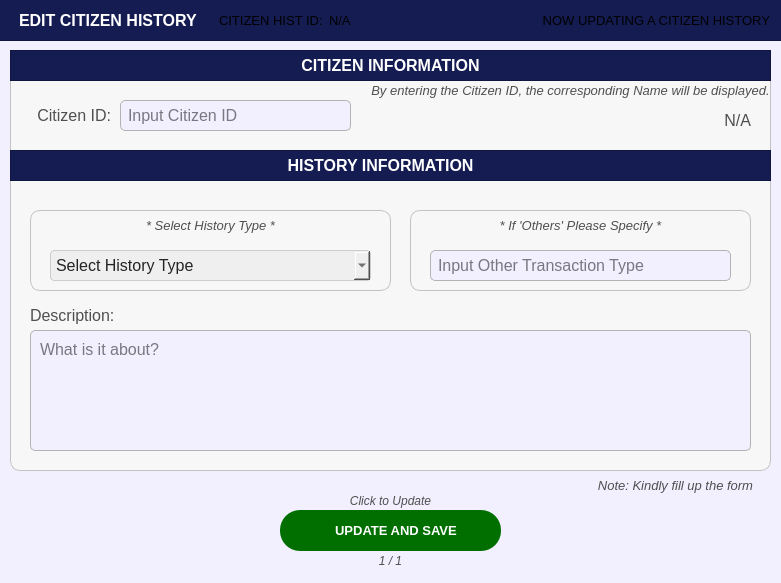
<?xml version="1.0" encoding="UTF-8"?>
<ui version="4.0">
 <class>PopUp_citizenprofileFilterOptions</class>
 <widget class="QDialog" name="PopUp_citizenprofileFilterOptions">
  <property name="geometry">
   <rect>
    <x>0</x>
    <y>0</y>
    <width>781</width>
    <height>583</height>
   </rect>
  </property>
  <property name="sizePolicy">
   <sizepolicy hsizetype="Fixed" vsizetype="Fixed">
    <horstretch>0</horstretch>
    <verstretch>0</verstretch>
   </sizepolicy>
  </property>
  <property name="palette">
   <palette>
    <active>
     <colorrole role="WindowText">
      <brush brushstyle="SolidPattern">
       <color alpha="255">
        <red>255</red>
        <green>255</green>
        <blue>255</blue>
       </color>
      </brush>
     </colorrole>
     <colorrole role="Button">
      <brush brushstyle="SolidPattern">
       <color alpha="255">
        <red>242</red>
        <green>239</green>
        <blue>255</blue>
       </color>
      </brush>
     </colorrole>
     <colorrole role="Light">
      <brush brushstyle="SolidPattern">
       <color alpha="255">
        <red>88</red>
        <green>86</green>
        <blue>150</blue>
       </color>
      </brush>
     </colorrole>
     <colorrole role="Midlight">
      <brush brushstyle="SolidPattern">
       <color alpha="255">
        <red>73</red>
        <green>71</green>
        <blue>125</blue>
       </color>
      </brush>
     </colorrole>
     <colorrole role="Dark">
      <brush brushstyle="SolidPattern">
       <color alpha="255">
        <red>29</red>
        <green>29</green>
        <blue>50</blue>
       </color>
      </brush>
     </colorrole>
     <colorrole role="Mid">
      <brush brushstyle="SolidPattern">
       <color alpha="255">
        <red>39</red>
        <green>38</green>
        <blue>67</blue>
       </color>
      </brush>
     </colorrole>
     <colorrole role="Text">
      <brush brushstyle="SolidPattern">
       <color alpha="255">
        <red>255</red>
        <green>255</green>
        <blue>255</blue>
       </color>
      </brush>
     </colorrole>
     <colorrole role="BrightText">
      <brush brushstyle="SolidPattern">
       <color alpha="255">
        <red>255</red>
        <green>255</green>
        <blue>255</blue>
       </color>
      </brush>
     </colorrole>
     <colorrole role="ButtonText">
      <brush brushstyle="SolidPattern">
       <color alpha="255">
        <red>255</red>
        <green>255</green>
        <blue>255</blue>
       </color>
      </brush>
     </colorrole>
     <colorrole role="Base">
      <brush brushstyle="SolidPattern">
       <color alpha="255">
        <red>242</red>
        <green>239</green>
        <blue>255</blue>
       </color>
      </brush>
     </colorrole>
     <colorrole role="Window">
      <brush brushstyle="SolidPattern">
       <color alpha="255">
        <red>242</red>
        <green>239</green>
        <blue>255</blue>
       </color>
      </brush>
     </colorrole>
     <colorrole role="Shadow">
      <brush brushstyle="SolidPattern">
       <color alpha="255">
        <red>16</red>
        <green>36</green>
        <blue>7</blue>
       </color>
      </brush>
     </colorrole>
     <colorrole role="AlternateBase">
      <brush brushstyle="SolidPattern">
       <color alpha="255">
        <red>29</red>
        <green>28</green>
        <blue>50</blue>
       </color>
      </brush>
     </colorrole>
     <colorrole role="ToolTipBase">
      <brush brushstyle="SolidPattern">
       <color alpha="255">
        <red>255</red>
        <green>255</green>
        <blue>220</blue>
       </color>
      </brush>
     </colorrole>
     <colorrole role="ToolTipText">
      <brush brushstyle="SolidPattern">
       <color alpha="255">
        <red>52</red>
        <green>138</green>
        <blue>46</blue>
       </color>
      </brush>
     </colorrole>
     <colorrole role="PlaceholderText">
      <brush brushstyle="SolidPattern">
       <color alpha="127">
        <red>255</red>
        <green>255</green>
        <blue>255</blue>
       </color>
      </brush>
     </colorrole>
     <colorrole role="Accent">
      <brush brushstyle="SolidPattern">
       <color alpha="255">
        <red>0</red>
        <green>255</green>
        <blue>0</blue>
       </color>
      </brush>
     </colorrole>
    </active>
    <inactive>
     <colorrole role="WindowText">
      <brush brushstyle="SolidPattern">
       <color alpha="255">
        <red>255</red>
        <green>255</green>
        <blue>255</blue>
       </color>
      </brush>
     </colorrole>
     <colorrole role="Button">
      <brush brushstyle="SolidPattern">
       <color alpha="255">
        <red>242</red>
        <green>239</green>
        <blue>255</blue>
       </color>
      </brush>
     </colorrole>
     <colorrole role="Light">
      <brush brushstyle="SolidPattern">
       <color alpha="255">
        <red>88</red>
        <green>86</green>
        <blue>150</blue>
       </color>
      </brush>
     </colorrole>
     <colorrole role="Midlight">
      <brush brushstyle="SolidPattern">
       <color alpha="255">
        <red>73</red>
        <green>71</green>
        <blue>125</blue>
       </color>
      </brush>
     </colorrole>
     <colorrole role="Dark">
      <brush brushstyle="SolidPattern">
       <color alpha="255">
        <red>29</red>
        <green>29</green>
        <blue>50</blue>
       </color>
      </brush>
     </colorrole>
     <colorrole role="Mid">
      <brush brushstyle="SolidPattern">
       <color alpha="255">
        <red>39</red>
        <green>38</green>
        <blue>67</blue>
       </color>
      </brush>
     </colorrole>
     <colorrole role="Text">
      <brush brushstyle="SolidPattern">
       <color alpha="255">
        <red>255</red>
        <green>255</green>
        <blue>255</blue>
       </color>
      </brush>
     </colorrole>
     <colorrole role="BrightText">
      <brush brushstyle="SolidPattern">
       <color alpha="255">
        <red>255</red>
        <green>255</green>
        <blue>255</blue>
       </color>
      </brush>
     </colorrole>
     <colorrole role="ButtonText">
      <brush brushstyle="SolidPattern">
       <color alpha="255">
        <red>255</red>
        <green>255</green>
        <blue>255</blue>
       </color>
      </brush>
     </colorrole>
     <colorrole role="Base">
      <brush brushstyle="SolidPattern">
       <color alpha="255">
        <red>242</red>
        <green>239</green>
        <blue>255</blue>
       </color>
      </brush>
     </colorrole>
     <colorrole role="Window">
      <brush brushstyle="SolidPattern">
       <color alpha="255">
        <red>242</red>
        <green>239</green>
        <blue>255</blue>
       </color>
      </brush>
     </colorrole>
     <colorrole role="Shadow">
      <brush brushstyle="SolidPattern">
       <color alpha="255">
        <red>16</red>
        <green>36</green>
        <blue>7</blue>
       </color>
      </brush>
     </colorrole>
     <colorrole role="AlternateBase">
      <brush brushstyle="SolidPattern">
       <color alpha="255">
        <red>29</red>
        <green>28</green>
        <blue>50</blue>
       </color>
      </brush>
     </colorrole>
     <colorrole role="ToolTipBase">
      <brush brushstyle="SolidPattern">
       <color alpha="255">
        <red>255</red>
        <green>255</green>
        <blue>220</blue>
       </color>
      </brush>
     </colorrole>
     <colorrole role="ToolTipText">
      <brush brushstyle="SolidPattern">
       <color alpha="255">
        <red>52</red>
        <green>138</green>
        <blue>46</blue>
       </color>
      </brush>
     </colorrole>
     <colorrole role="PlaceholderText">
      <brush brushstyle="SolidPattern">
       <color alpha="127">
        <red>255</red>
        <green>255</green>
        <blue>255</blue>
       </color>
      </brush>
     </colorrole>
     <colorrole role="Accent">
      <brush brushstyle="SolidPattern">
       <color alpha="255">
        <red>0</red>
        <green>255</green>
        <blue>0</blue>
       </color>
      </brush>
     </colorrole>
    </inactive>
    <disabled>
     <colorrole role="WindowText">
      <brush brushstyle="SolidPattern">
       <color alpha="255">
        <red>29</red>
        <green>29</green>
        <blue>50</blue>
       </color>
      </brush>
     </colorrole>
     <colorrole role="Button">
      <brush brushstyle="SolidPattern">
       <color alpha="255">
        <red>242</red>
        <green>239</green>
        <blue>255</blue>
       </color>
      </brush>
     </colorrole>
     <colorrole role="Light">
      <brush brushstyle="SolidPattern">
       <color alpha="255">
        <red>88</red>
        <green>86</green>
        <blue>150</blue>
       </color>
      </brush>
     </colorrole>
     <colorrole role="Midlight">
      <brush brushstyle="SolidPattern">
       <color alpha="255">
        <red>73</red>
        <green>71</green>
        <blue>125</blue>
       </color>
      </brush>
     </colorrole>
     <colorrole role="Dark">
      <brush brushstyle="SolidPattern">
       <color alpha="255">
        <red>29</red>
        <green>29</green>
        <blue>50</blue>
       </color>
      </brush>
     </colorrole>
     <colorrole role="Mid">
      <brush brushstyle="SolidPattern">
       <color alpha="255">
        <red>39</red>
        <green>38</green>
        <blue>67</blue>
       </color>
      </brush>
     </colorrole>
     <colorrole role="Text">
      <brush brushstyle="SolidPattern">
       <color alpha="255">
        <red>29</red>
        <green>29</green>
        <blue>50</blue>
       </color>
      </brush>
     </colorrole>
     <colorrole role="BrightText">
      <brush brushstyle="SolidPattern">
       <color alpha="255">
        <red>255</red>
        <green>255</green>
        <blue>255</blue>
       </color>
      </brush>
     </colorrole>
     <colorrole role="ButtonText">
      <brush brushstyle="SolidPattern">
       <color alpha="255">
        <red>29</red>
        <green>29</green>
        <blue>50</blue>
       </color>
      </brush>
     </colorrole>
     <colorrole role="Base">
      <brush brushstyle="SolidPattern">
       <color alpha="255">
        <red>242</red>
        <green>239</green>
        <blue>255</blue>
       </color>
      </brush>
     </colorrole>
     <colorrole role="Window">
      <brush brushstyle="SolidPattern">
       <color alpha="255">
        <red>242</red>
        <green>239</green>
        <blue>255</blue>
       </color>
      </brush>
     </colorrole>
     <colorrole role="Shadow">
      <brush brushstyle="SolidPattern">
       <color alpha="255">
        <red>16</red>
        <green>36</green>
        <blue>7</blue>
       </color>
      </brush>
     </colorrole>
     <colorrole role="AlternateBase">
      <brush brushstyle="SolidPattern">
       <color alpha="255">
        <red>59</red>
        <green>57</green>
        <blue>100</blue>
       </color>
      </brush>
     </colorrole>
     <colorrole role="ToolTipBase">
      <brush brushstyle="SolidPattern">
       <color alpha="255">
        <red>255</red>
        <green>255</green>
        <blue>220</blue>
       </color>
      </brush>
     </colorrole>
     <colorrole role="ToolTipText">
      <brush brushstyle="SolidPattern">
       <color alpha="255">
        <red>52</red>
        <green>138</green>
        <blue>46</blue>
       </color>
      </brush>
     </colorrole>
     <colorrole role="PlaceholderText">
      <brush brushstyle="SolidPattern">
       <color alpha="127">
        <red>29</red>
        <green>29</green>
        <blue>50</blue>
       </color>
      </brush>
     </colorrole>
     <colorrole role="Accent">
      <brush brushstyle="SolidPattern">
       <color alpha="255">
        <red>0</red>
        <green>255</green>
        <blue>0</blue>
       </color>
      </brush>
     </colorrole>
    </disabled>
   </palette>
  </property>
  <property name="cursor">
   <cursorShape>PointingHandCursor</cursorShape>
  </property>
  <property name="windowTitle">
   <string>Dialog</string>
  </property>
  <property name="styleSheet">
   <string notr="true">#PopUp_citizenprofileFilterOptions{
	background-color: #f2efff;
}</string>
  </property>
  <widget class="QFrame" name="basePopUpBodyFrame">
   <property name="geometry">
    <rect>
     <x>10</x>
     <y>50</y>
     <width>761</width>
     <height>421</height>
    </rect>
   </property>
   <property name="styleSheet">
    <string notr="true">#basePopUpBodyFrame {
	background-color: rgb(247, 247, 247);
	border: 1px solid rgb(194, 194, 194);
	border-radius: 10px;
}</string>
   </property>
   <property name="frameShape">
    <enum>QFrame::Shape::StyledPanel</enum>
   </property>
   <property name="frameShadow">
    <enum>QFrame::Shadow::Raised</enum>
   </property>
   <widget class="QFrame" name="basePopUpTitleFrame_3">
    <property name="geometry">
     <rect>
      <x>0</x>
      <y>100</y>
      <width>761</width>
      <height>31</height>
     </rect>
    </property>
    <property name="styleSheet">
     <string notr="true">#basePopUpTitleFrame_3 {
	background-color: #141c52;
}</string>
    </property>
    <property name="frameShape">
     <enum>QFrame::Shape::StyledPanel</enum>
    </property>
    <property name="frameShadow">
     <enum>QFrame::Shadow::Raised</enum>
    </property>
    <widget class="QLabel" name="label_title_3">
     <property name="geometry">
      <rect>
       <x>0</x>
       <y>0</y>
       <width>741</width>
       <height>31</height>
      </rect>
     </property>
     <property name="font">
      <font>
       <family>Arial</family>
       <pointsize>12</pointsize>
       <bold>true</bold>
      </font>
     </property>
     <property name="styleSheet">
      <string notr="true">#label_title_3{
	background-color:transparent;
	color: rgb(255, 255, 255);
}</string>
     </property>
     <property name="text">
      <string>HISTORY INFORMATION</string>
     </property>
     <property name="alignment">
      <set>Qt::AlignmentFlag::AlignCenter</set>
     </property>
    </widget>
   </widget>
   <widget class="QLineEdit" name="record_citizenIDANDsearch">
    <property name="geometry">
     <rect>
      <x>110</x>
      <y>50</y>
      <width>231</width>
      <height>31</height>
     </rect>
    </property>
    <property name="font">
     <font>
      <family>Arial</family>
      <pointsize>12</pointsize>
     </font>
    </property>
    <property name="styleSheet">
     <string notr="true">#record_citizenIDANDsearch{
	border: 1px solid #b3b3b3;  /* Black border */
    border-radius: 5px;        /* Rounded corners */
    padding: 5px;               /* Inner spacing */
    background-color: #f2efff;  /* Gray background */
    color: #000000; 
}

</string>
    </property>
    <property name="text">
     <string/>
    </property>
    <property name="maxLength">
     <number>50</number>
    </property>
    <property name="placeholderText">
     <string>Input Citizen ID</string>
    </property>
   </widget>
   <widget class="QLabel" name="record_labelcitizenhistory_description">
    <property name="geometry">
     <rect>
      <x>20</x>
      <y>250</y>
      <width>121</width>
      <height>31</height>
     </rect>
    </property>
    <property name="font">
     <font>
      <family>Arial</family>
      <pointsize>12</pointsize>
     </font>
    </property>
    <property name="styleSheet">
     <string notr="true">#record_labelcitizenhistory_description{
	background-color:transparent;
	color:#4f4f4f;
}</string>
    </property>
    <property name="text">
     <string>Description:</string>
    </property>
    <property name="alignment">
     <set>Qt::AlignmentFlag::AlignLeading|Qt::AlignmentFlag::AlignLeft|Qt::AlignmentFlag::AlignVCenter</set>
    </property>
   </widget>
   <widget class="QLabel" name="register_labelBusinessOwnerName">
    <property name="geometry">
     <rect>
      <x>10</x>
      <y>50</y>
      <width>91</width>
      <height>31</height>
     </rect>
    </property>
    <property name="font">
     <font>
      <family>Arial</family>
      <pointsize>12</pointsize>
     </font>
    </property>
    <property name="styleSheet">
     <string notr="true">#register_labelBusinessOwnerName{
	background-color:transparent;
	color:#4f4f4f;
}</string>
    </property>
    <property name="text">
     <string>Citizen ID:</string>
    </property>
    <property name="alignment">
     <set>Qt::AlignmentFlag::AlignRight|Qt::AlignmentFlag::AlignTrailing|Qt::AlignmentFlag::AlignVCenter</set>
    </property>
   </widget>
   <widget class="QLabel" name="display_citizenFullName">
    <property name="geometry">
     <rect>
      <x>380</x>
      <y>50</y>
      <width>361</width>
      <height>41</height>
     </rect>
    </property>
    <property name="font">
     <font>
      <family>Arial</family>
      <pointsize>12</pointsize>
     </font>
    </property>
    <property name="styleSheet">
     <string notr="true">#display_citizenFullName{
	background-color:transparent;
	color:#4f4f4f;
}</string>
    </property>
    <property name="text">
     <string>N/A</string>
    </property>
    <property name="alignment">
     <set>Qt::AlignmentFlag::AlignRight|Qt::AlignmentFlag::AlignTrailing|Qt::AlignmentFlag::AlignVCenter</set>
    </property>
   </widget>
   <widget class="QFrame" name="basePopUpTitleFrame_4">
    <property name="geometry">
     <rect>
      <x>0</x>
      <y>0</y>
      <width>761</width>
      <height>31</height>
     </rect>
    </property>
    <property name="styleSheet">
     <string notr="true">#basePopUpTitleFrame_4 {
	background-color: #141c52;
}</string>
    </property>
    <property name="frameShape">
     <enum>QFrame::Shape::StyledPanel</enum>
    </property>
    <property name="frameShadow">
     <enum>QFrame::Shadow::Raised</enum>
    </property>
    <widget class="QLabel" name="label_title_4">
     <property name="geometry">
      <rect>
       <x>0</x>
       <y>0</y>
       <width>761</width>
       <height>31</height>
      </rect>
     </property>
     <property name="font">
      <font>
       <family>Arial</family>
       <pointsize>12</pointsize>
       <bold>true</bold>
      </font>
     </property>
     <property name="styleSheet">
      <string notr="true">#label_title_4{
	background-color:transparent;
	color: rgb(255, 255, 255);
}</string>
     </property>
     <property name="text">
      <string>CITIZEN INFORMATION</string>
     </property>
     <property name="alignment">
      <set>Qt::AlignmentFlag::AlignCenter</set>
     </property>
    </widget>
   </widget>
   <widget class="QPlainTextEdit" name="record_citizenhistory_description">
    <property name="geometry">
     <rect>
      <x>20</x>
      <y>280</y>
      <width>721</width>
      <height>121</height>
     </rect>
    </property>
    <property name="font">
     <font>
      <family>Arial</family>
      <pointsize>12</pointsize>
     </font>
    </property>
    <property name="styleSheet">
     <string notr="true">#record_citizenhistory_description{
	border: 1px solid #b3b3b3;  /* Black border */
    border-radius: 5px;        /* Rounded corners */
    padding: 5px;               /* Inner spacing */
    background-color: #f2efff;  /* Gray background */
    color: #000000; 
}

</string>
    </property>
    <property name="placeholderText">
     <string>What is it about?</string>
    </property>
   </widget>
   <widget class="QFrame" name="basePopUpBodyFrame_5">
    <property name="geometry">
     <rect>
      <x>400</x>
      <y>160</y>
      <width>341</width>
      <height>81</height>
     </rect>
    </property>
    <property name="styleSheet">
     <string notr="true">#basePopUpBodyFrame_5 {
	background-color: rgb(247, 247, 247);
	border: 1px solid rgb(194, 194, 194);
	border-radius: 10px;
}</string>
    </property>
    <property name="frameShape">
     <enum>QFrame::Shape::StyledPanel</enum>
    </property>
    <property name="frameShadow">
     <enum>QFrame::Shadow::Raised</enum>
    </property>
    <widget class="QLabel" name="labelNote_4">
     <property name="geometry">
      <rect>
       <x>0</x>
       <y>0</y>
       <width>341</width>
       <height>31</height>
      </rect>
     </property>
     <property name="font">
      <font>
       <family>Arial</family>
       <pointsize>10</pointsize>
       <italic>true</italic>
       <bold>false</bold>
      </font>
     </property>
     <property name="styleSheet">
      <string notr="true">#labelNote_4 {
	background-color: transparent;
	color: #4f4f4f;
}
</string>
     </property>
     <property name="text">
      <string>* If 'Others' Please Specify *</string>
     </property>
     <property name="alignment">
      <set>Qt::AlignmentFlag::AlignCenter</set>
     </property>
    </widget>
    <widget class="QLineEdit" name="record_others_citizenhistory_type">
     <property name="geometry">
      <rect>
       <x>20</x>
       <y>40</y>
       <width>301</width>
       <height>31</height>
      </rect>
     </property>
     <property name="font">
      <font>
       <family>Arial</family>
       <pointsize>12</pointsize>
      </font>
     </property>
     <property name="styleSheet">
      <string notr="true">#record_others_citizenhistory_type{
	border: 1px solid #b3b3b3;  /* Black border */
    border-radius: 5px;        /* Rounded corners */
    padding: 5px;               /* Inner spacing */
    background-color: #f2efff;  /* Gray background */
    color: #000000; 
}

</string>
     </property>
     <property name="text">
      <string/>
     </property>
     <property name="maxLength">
      <number>30</number>
     </property>
     <property name="placeholderText">
      <string>Input Other Transaction Type</string>
     </property>
    </widget>
   </widget>
   <widget class="QFrame" name="basePopUpBodyFrame_6">
    <property name="geometry">
     <rect>
      <x>20</x>
      <y>160</y>
      <width>361</width>
      <height>81</height>
     </rect>
    </property>
    <property name="styleSheet">
     <string notr="true">#basePopUpBodyFrame_6 {
	background-color: rgb(247, 247, 247);
	border: 1px solid rgb(194, 194, 194);
	border-radius: 10px;
}</string>
    </property>
    <property name="frameShape">
     <enum>QFrame::Shape::StyledPanel</enum>
    </property>
    <property name="frameShadow">
     <enum>QFrame::Shadow::Raised</enum>
    </property>
    <widget class="QLabel" name="labelNote_5">
     <property name="geometry">
      <rect>
       <x>0</x>
       <y>0</y>
       <width>361</width>
       <height>31</height>
      </rect>
     </property>
     <property name="font">
      <font>
       <family>Arial</family>
       <pointsize>10</pointsize>
       <italic>true</italic>
       <bold>false</bold>
      </font>
     </property>
     <property name="styleSheet">
      <string notr="true">#labelNote_5 {
	background-color: transparent;
	color: #4f4f4f;
}
</string>
     </property>
     <property name="text">
      <string>* Select History Type *</string>
     </property>
     <property name="alignment">
      <set>Qt::AlignmentFlag::AlignCenter</set>
     </property>
    </widget>
    <widget class="QComboBox" name="record_comboBox_citizenhistory_type">
     <property name="geometry">
      <rect>
       <x>20</x>
       <y>40</y>
       <width>321</width>
       <height>31</height>
      </rect>
     </property>
     <property name="font">
      <font>
       <family>Arial</family>
       <pointsize>12</pointsize>
      </font>
     </property>
     <property name="styleSheet">
      <string notr="true">#record_comboBox_citizenhistory_type{
	background-color: rgb(239, 239, 239); /* Correct property name */
    color: #242424; /* Set text color to black for better contrast */
    border: 1px solid #ccc; /* Optional: Add a light border */
    padding: 5px; /* Optional: Add some padding */
    border-radius: 4px; /* Optional: Rounded corners */
}</string>
     </property>
     <property name="placeholderText">
      <string>Select History Type</string>
     </property>
     <property name="duplicatesEnabled">
      <bool>false</bool>
     </property>
     <item>
      <property name="text">
       <string>Complaint</string>
      </property>
     </item>
     <item>
      <property name="text">
       <string>Warrant</string>
      </property>
     </item>
     <item>
      <property name="text">
       <string>Blotter</string>
      </property>
     </item>
     <item>
      <property name="text">
       <string>Others</string>
      </property>
     </item>
    </widget>
   </widget>
   <widget class="QLabel" name="labelNote_2">
    <property name="geometry">
     <rect>
      <x>360</x>
      <y>30</y>
      <width>401</width>
      <height>21</height>
     </rect>
    </property>
    <property name="font">
     <font>
      <family>Arial</family>
      <pointsize>10</pointsize>
      <italic>true</italic>
      <bold>false</bold>
     </font>
    </property>
    <property name="styleSheet">
     <string notr="true">#labelNote_2 {
	background-color: transparent;
	color: #4f4f4f;
}
</string>
    </property>
    <property name="text">
     <string>By entering the Citizen ID, the corresponding Name will be displayed.</string>
    </property>
    <property name="alignment">
     <set>Qt::AlignmentFlag::AlignCenter</set>
    </property>
   </widget>
  </widget>
  <widget class="QFrame" name="basePopUpTitleFrame">
   <property name="geometry">
    <rect>
     <x>-1</x>
     <y>-10</y>
     <width>791</width>
     <height>51</height>
    </rect>
   </property>
   <property name="styleSheet">
    <string notr="true">#basePopUpTitleFrame {
	background-color: #141c52;
}</string>
   </property>
   <property name="frameShape">
    <enum>QFrame::Shape::StyledPanel</enum>
   </property>
   <property name="frameShadow">
    <enum>QFrame::Shadow::Raised</enum>
   </property>
   <widget class="QLabel" name="label_titleFilterOptions">
    <property name="geometry">
     <rect>
      <x>20</x>
      <y>10</y>
      <width>191</width>
      <height>41</height>
     </rect>
    </property>
    <property name="font">
     <font>
      <family>Arial</family>
      <pointsize>12</pointsize>
      <bold>true</bold>
     </font>
    </property>
    <property name="styleSheet">
     <string notr="true">#label_titleFilterOptions {
	background-color: transparent;
	color: #FFFFFF;
}
</string>
    </property>
    <property name="text">
     <string>EDIT CITIZEN HISTORY</string>
    </property>
    <property name="alignment">
     <set>Qt::AlignmentFlag::AlignLeading|Qt::AlignmentFlag::AlignLeft|Qt::AlignmentFlag::AlignVCenter</set>
    </property>
   </widget>
   <widget class="QLabel" name="filteroptions_label">
    <property name="geometry">
     <rect>
      <x>420</x>
      <y>10</y>
      <width>351</width>
      <height>41</height>
     </rect>
    </property>
    <property name="font">
     <font>
      <family>Arial</family>
      <pointsize>10</pointsize>
      <bold>false</bold>
     </font>
    </property>
    <property name="styleSheet">
     <string notr="true">#filteroptions_label {
	background-color: transparent;
	color: #white;
}
</string>
    </property>
    <property name="text">
     <string>NOW UPDATING A CITIZEN HISTORY</string>
    </property>
    <property name="alignment">
     <set>Qt::AlignmentFlag::AlignRight|Qt::AlignmentFlag::AlignTrailing|Qt::AlignmentFlag::AlignVCenter</set>
    </property>
   </widget>
   <widget class="QLabel" name="label_what_ID">
    <property name="geometry">
     <rect>
      <x>220</x>
      <y>10</y>
      <width>111</width>
      <height>41</height>
     </rect>
    </property>
    <property name="font">
     <font>
      <family>Arial</family>
      <pointsize>10</pointsize>
      <bold>false</bold>
     </font>
    </property>
    <property name="styleSheet">
     <string notr="true">#label_what_ID {
	background-color: transparent;
	color: #white;
}
</string>
    </property>
    <property name="text">
     <string>CITIZEN HIST ID:</string>
    </property>
    <property name="alignment">
     <set>Qt::AlignmentFlag::AlignLeading|Qt::AlignmentFlag::AlignLeft|Qt::AlignmentFlag::AlignVCenter</set>
    </property>
   </widget>
   <widget class="QLabel" name="display_what_ID">
    <property name="geometry">
     <rect>
      <x>330</x>
      <y>10</y>
      <width>201</width>
      <height>41</height>
     </rect>
    </property>
    <property name="font">
     <font>
      <family>Arial</family>
      <pointsize>10</pointsize>
      <bold>false</bold>
     </font>
    </property>
    <property name="styleSheet">
     <string notr="true">#display_what_ID {
	background-color: transparent;
	color: #white;
}
</string>
    </property>
    <property name="text">
     <string>N/A</string>
    </property>
    <property name="alignment">
     <set>Qt::AlignmentFlag::AlignLeading|Qt::AlignmentFlag::AlignLeft|Qt::AlignmentFlag::AlignVCenter</set>
    </property>
   </widget>
  </widget>
  <widget class="QLabel" name="progress">
   <property name="geometry">
    <rect>
     <x>280</x>
     <y>550</y>
     <width>221</width>
     <height>21</height>
    </rect>
   </property>
   <property name="font">
    <font>
     <family>Arial</family>
     <pointsize>9</pointsize>
     <italic>true</italic>
     <bold>false</bold>
    </font>
   </property>
   <property name="styleSheet">
    <string notr="true">#progress {
	background-color: transparent;
	color: #4f4f4f;
}
</string>
   </property>
   <property name="text">
    <string>1 / 1</string>
   </property>
   <property name="alignment">
    <set>Qt::AlignmentFlag::AlignCenter</set>
   </property>
  </widget>
  <widget class="QPushButton" name="record_buttonConfirmCitizenHistory_SaveForm">
   <property name="geometry">
    <rect>
     <x>280</x>
     <y>510</y>
     <width>221</width>
     <height>41</height>
    </rect>
   </property>
   <property name="font">
    <font>
     <family>Arial</family>
     <pointsize>10</pointsize>
     <bold>true</bold>
    </font>
   </property>
   <property name="cursor">
    <cursorShape>PointingHandCursor</cursorShape>
   </property>
   <property name="styleSheet">
    <string notr="true">#record_buttonConfirmCitizenHistory_SaveForm {
    background-color: #006f00;
    color: white;
    border-radius: 20px;
    padding: 10px; /* Optional: Adjusts spacing inside the button */
}
#record_buttonConfirmCitizenHistory_SaveForm:hover {
    background-color: #00a600; /* Slightly lighter blue when hovered */
}
#record_buttonConfirmCitizenHistory_SaveForm:pressed {
    background-color: #005d00; /* Darker blue when clicked */
}</string>
   </property>
   <property name="text">
    <string>   UPDATE AND SAVE</string>
   </property>
   <property name="icon">
    <iconset>
     <normaloff>../../../Assets/FuncIcons/icon_confirm.svg</normaloff>../../../Assets/FuncIcons/icon_confirm.svg</iconset>
   </property>
   <property name="iconSize">
    <size>
     <width>30</width>
     <height>30</height>
    </size>
   </property>
  </widget>
  <widget class="QLabel" name="notenote">
   <property name="geometry">
    <rect>
     <x>0</x>
     <y>490</y>
     <width>781</width>
     <height>21</height>
    </rect>
   </property>
   <property name="font">
    <font>
     <family>Arial</family>
     <pointsize>9</pointsize>
     <italic>true</italic>
     <bold>false</bold>
    </font>
   </property>
   <property name="styleSheet">
    <string notr="true">#notenote {
	background-color: transparent;
	color: #4f4f4f;
}
</string>
   </property>
   <property name="text">
    <string>Click to Update</string>
   </property>
   <property name="alignment">
    <set>Qt::AlignmentFlag::AlignCenter</set>
   </property>
  </widget>
  <widget class="QLabel" name="labelNote">
   <property name="geometry">
    <rect>
     <x>580</x>
     <y>470</y>
     <width>191</width>
     <height>31</height>
    </rect>
   </property>
   <property name="font">
    <font>
     <family>Arial</family>
     <pointsize>10</pointsize>
     <italic>true</italic>
     <bold>false</bold>
    </font>
   </property>
   <property name="styleSheet">
    <string notr="true">#labelNote {
	background-color: transparent;
	color: #4f4f4f;
}
</string>
   </property>
   <property name="text">
    <string>Note: Kindly fill up the form</string>
   </property>
   <property name="alignment">
    <set>Qt::AlignmentFlag::AlignCenter</set>
   </property>
  </widget>
 </widget>
 <resources/>
 <connections/>
</ui>
